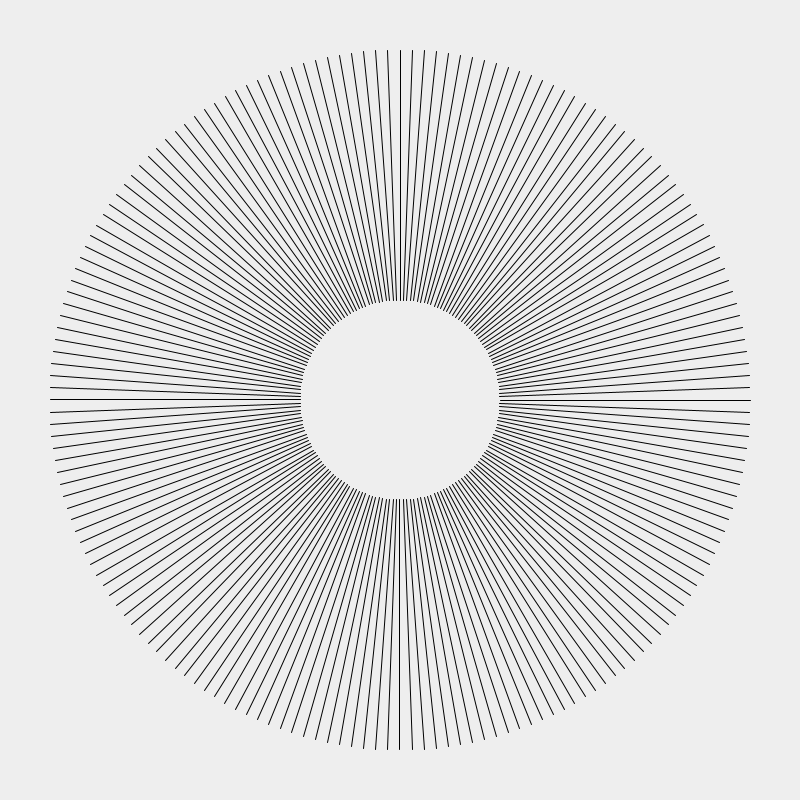
Frame 1 (no input)
Frame 60 (the mouse pressed at the canvas centre just before this capture): identical to frame 1, image omitted
Frame 120 (the mouse held since frame 60 and released just before this capture): identical to frame 1, image omitted

The Processing sketch that drew this single still picture (run headless with seeded random() and noise(); from frame 60 on, the mouse is pressed at the canvas centre):

// Processing sketch: build
// ── build.pde




void setup() {
  size(800, 800);
  background(#eeeeee);
  //noLoop();
}


void draw() {
  background(#eeeeee);
  translate(width/2, height/2);
  for (int a = 0; a < 360; a+=2) {
    pushMatrix();
    rotate(radians(a));
    line(100, 0, 350, 0);
    popMatrix();
  }
}

void keyPressed() {
  redraw();
}
